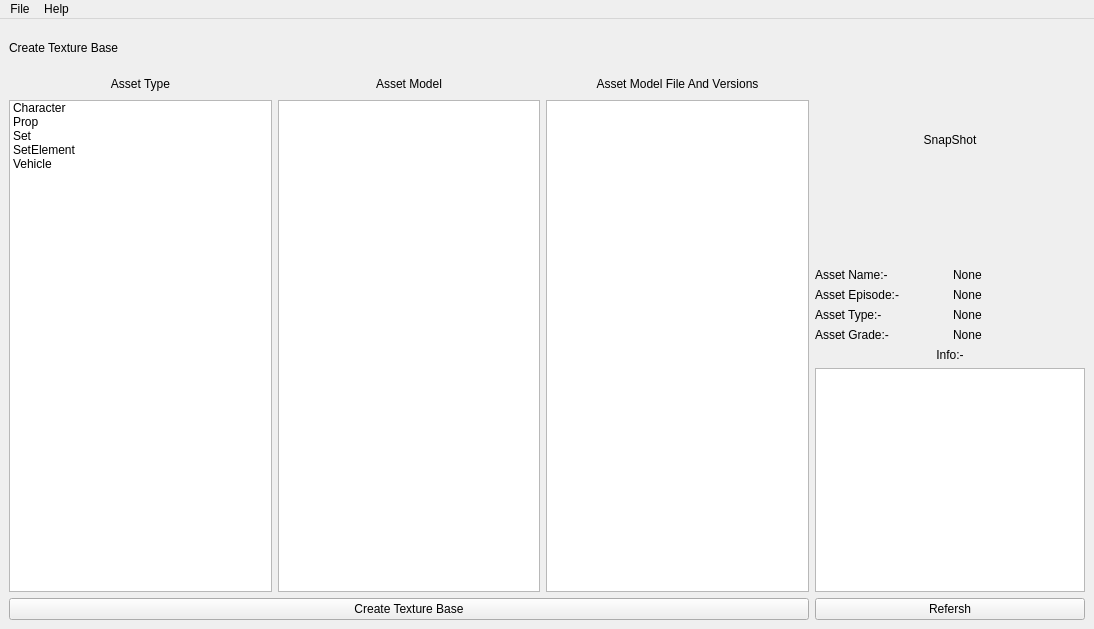
<?xml version="1.0" encoding="UTF-8"?>
<ui version="4.0">
 <class>bsct_createTexture_MW</class>
 <widget class="QMainWindow" name="bsct_createTexture_MW">
  <property name="geometry">
   <rect>
    <x>0</x>
    <y>0</y>
    <width>1094</width>
    <height>629</height>
   </rect>
  </property>
  <property name="windowTitle">
   <string>Create Texture Base</string>
  </property>
  <widget class="QWidget" name="centralwidget">
   <layout class="QGridLayout" name="gridLayout_3">
    <item row="0" column="0">
     <layout class="QVBoxLayout" name="verticalLayout_3">
      <item>
       <widget class="QLabel" name="bsct_icon_lbl">
        <property name="sizePolicy">
         <sizepolicy hsizetype="Fixed" vsizetype="Fixed">
          <horstretch>0</horstretch>
          <verstretch>0</verstretch>
         </sizepolicy>
        </property>
        <property name="minimumSize">
         <size>
          <width>800</width>
          <height>40</height>
         </size>
        </property>
        <property name="text">
         <string>Create Texture Base</string>
        </property>
       </widget>
      </item>
      <item>
       <layout class="QVBoxLayout" name="verticalLayout_2">
        <item>
         <layout class="QGridLayout" name="gridLayout_2">
          <item row="0" column="1">
           <widget class="QLabel" name="label_6">
            <property name="minimumSize">
             <size>
              <width>0</width>
              <height>20</height>
             </size>
            </property>
            <property name="text">
             <string>Asset Model</string>
            </property>
            <property name="alignment">
             <set>Qt::AlignCenter</set>
            </property>
           </widget>
          </item>
          <item row="1" column="1">
           <widget class="QListWidget" name="bsct_assetNames_lw"/>
          </item>
          <item row="0" column="0">
           <widget class="QLabel" name="label">
            <property name="sizePolicy">
             <sizepolicy hsizetype="Preferred" vsizetype="Minimum">
              <horstretch>0</horstretch>
              <verstretch>0</verstretch>
             </sizepolicy>
            </property>
            <property name="minimumSize">
             <size>
              <width>0</width>
              <height>20</height>
             </size>
            </property>
            <property name="text">
             <string>Asset Type</string>
            </property>
            <property name="alignment">
             <set>Qt::AlignCenter</set>
            </property>
           </widget>
          </item>
          <item row="1" column="0">
           <widget class="QListWidget" name="bsct_assetTypes_lw">
            <item>
             <property name="text">
              <string>Character</string>
             </property>
            </item>
            <item>
             <property name="text">
              <string>Prop</string>
             </property>
            </item>
            <item>
             <property name="text">
              <string>Set</string>
             </property>
            </item>
            <item>
             <property name="text">
              <string>SetElement</string>
             </property>
            </item>
            <item>
             <property name="text">
              <string>Vehicle</string>
             </property>
            </item>
           </widget>
          </item>
          <item row="1" column="2">
           <widget class="QListWidget" name="bsct_assetFilesAndVer_lw"/>
          </item>
          <item row="0" column="2">
           <widget class="QLabel" name="label_7">
            <property name="text">
             <string>Asset Model File And Versions</string>
            </property>
            <property name="alignment">
             <set>Qt::AlignCenter</set>
            </property>
           </widget>
          </item>
         </layout>
        </item>
        <item>
         <widget class="QPushButton" name="bsct_createBase_pb">
          <property name="text">
           <string>Create Texture Base</string>
          </property>
         </widget>
        </item>
       </layout>
      </item>
     </layout>
    </item>
    <item row="0" column="1">
     <layout class="QVBoxLayout" name="verticalLayout">
      <item>
       <widget class="QLabel" name="bsct_snapshot_lbl">
        <property name="sizePolicy">
         <sizepolicy hsizetype="Preferred" vsizetype="MinimumExpanding">
          <horstretch>0</horstretch>
          <verstretch>0</verstretch>
         </sizepolicy>
        </property>
        <property name="minimumSize">
         <size>
          <width>0</width>
          <height>106</height>
         </size>
        </property>
        <property name="text">
         <string>SnapShot</string>
        </property>
        <property name="alignment">
         <set>Qt::AlignCenter</set>
        </property>
       </widget>
      </item>
      <item>
       <spacer name="verticalSpacer">
        <property name="orientation">
         <enum>Qt::Vertical</enum>
        </property>
        <property name="sizeType">
         <enum>QSizePolicy::Minimum</enum>
        </property>
        <property name="sizeHint" stdset="0">
         <size>
          <width>20</width>
          <height>10</height>
         </size>
        </property>
       </spacer>
      </item>
      <item>
       <layout class="QGridLayout" name="gridLayout">
        <item row="0" column="1">
         <widget class="QLabel" name="bsct_assetName_lbl">
          <property name="text">
           <string>None</string>
          </property>
         </widget>
        </item>
        <item row="0" column="0">
         <widget class="QLabel" name="label_2">
          <property name="text">
           <string>Asset Name:-</string>
          </property>
         </widget>
        </item>
        <item row="2" column="0">
         <widget class="QLabel" name="label_4">
          <property name="text">
           <string>Asset Type:-</string>
          </property>
         </widget>
        </item>
        <item row="2" column="1">
         <widget class="QLabel" name="bsct_assetType_lbl">
          <property name="text">
           <string>None</string>
          </property>
         </widget>
        </item>
        <item row="1" column="1">
         <widget class="QLabel" name="bsct_assetShort_lbl">
          <property name="text">
           <string>None</string>
          </property>
         </widget>
        </item>
        <item row="1" column="0">
         <widget class="QLabel" name="label_3">
          <property name="text">
           <string>Asset Episode:-</string>
          </property>
         </widget>
        </item>
        <item row="3" column="0">
         <widget class="QLabel" name="label_8">
          <property name="text">
           <string>Asset Grade:-</string>
          </property>
         </widget>
        </item>
        <item row="3" column="1">
         <widget class="QLabel" name="bsct_assetGrade_lbl">
          <property name="text">
           <string>None</string>
          </property>
         </widget>
        </item>
       </layout>
      </item>
      <item>
       <widget class="QLabel" name="label_5">
        <property name="text">
         <string>Info:-</string>
        </property>
        <property name="alignment">
         <set>Qt::AlignCenter</set>
        </property>
       </widget>
      </item>
      <item>
       <widget class="QListWidget" name="bsct_versionInfo_lw"/>
      </item>
      <item>
       <widget class="QPushButton" name="bsct_refresh_pb">
        <property name="text">
         <string>Refersh</string>
        </property>
       </widget>
      </item>
     </layout>
    </item>
   </layout>
  </widget>
  <widget class="QMenuBar" name="menubar">
   <property name="geometry">
    <rect>
     <x>0</x>
     <y>0</y>
     <width>1094</width>
     <height>21</height>
    </rect>
   </property>
   <widget class="QMenu" name="menuFile">
    <property name="title">
     <string>File</string>
    </property>
    <addaction name="actionExit"/>
   </widget>
   <widget class="QMenu" name="menuHelp">
    <property name="title">
     <string>Help</string>
    </property>
    <addaction name="actionAbout"/>
   </widget>
   <addaction name="menuFile"/>
   <addaction name="menuHelp"/>
  </widget>
  <action name="actionExit">
   <property name="text">
    <string>Exit</string>
   </property>
  </action>
  <action name="actionAbout">
   <property name="text">
    <string>About</string>
   </property>
  </action>
 </widget>
 <resources/>
 <connections>
  <connection>
   <sender>actionExit</sender>
   <signal>triggered()</signal>
   <receiver>bsct_createTexture_MW</receiver>
   <slot>close()</slot>
   <hints>
    <hint type="sourcelabel">
     <x>-1</x>
     <y>-1</y>
    </hint>
    <hint type="destinationlabel">
     <x>408</x>
     <y>261</y>
    </hint>
   </hints>
  </connection>
 </connections>
</ui>
